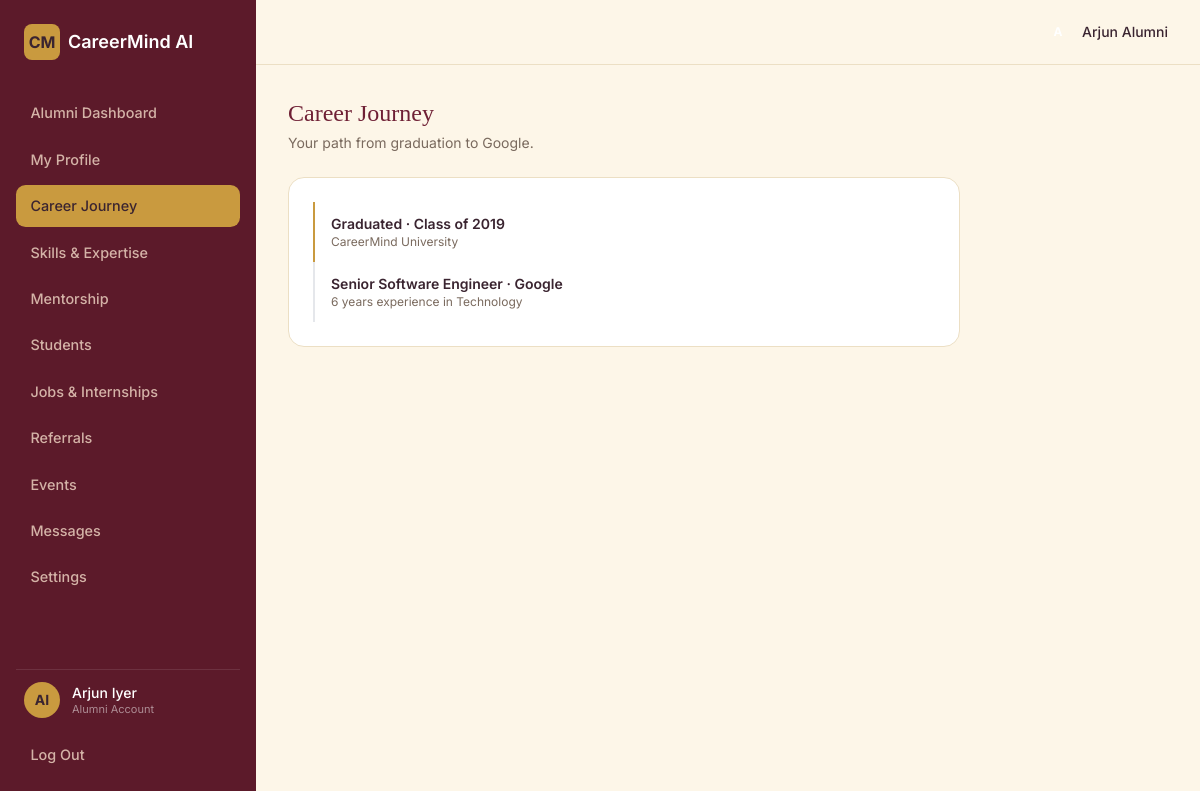
Page /alumni/career-journey/ (signed in) on the committed database.
### roles/models.py (models this page shows, shortened)
class AlumniDetail(models.Model):
    profile = models.OneToOneField(Profile, on_delete=models.CASCADE, related_name='alumni_detail')
    current_company = models.CharField(max_length=120, default='—')
    designation = models.CharField(max_length=120, default='—')
    graduation_year = models.PositiveIntegerField(default=2022)
    experience_years = models.PositiveIntegerField(default=1)
    industry = models.CharField(max_length=120, default='Technology')
    bio = models.TextField(blank=True, default='')
    willing_to_mentor = models.BooleanField(default=True)

### roles/views_alumni.py (the view)
@role_required('alumni')
def career_journey(request):
    profile, detail = _alumni_detail(request.user)
    context = dict(profile=profile, detail=detail, active='journey')
    return render(request, 'alumni/career_journey.html', context)

### roles/views_alumni.py (called while the page is built)
def _alumni_detail(user):
    profile, _ = Profile.objects.get_or_create(user=user)
    detail, _ = AlumniDetail.objects.get_or_create(profile=profile)
    return profile, detail

### templates/alumni/career_journey.html (shortened to what this page needs)
{% extends "alumni/base_alumni.html" %}
{% block content %}
<h1 class="font-serif-display text-2xl text-maroon mb-1">Career Journey</h1>
<p class="text-sm text-[#7a6a5e] mb-6">Your path from graduation to {{ detail.current_company }}.</p>
<div class="card p-6 max-w-2xl">
  <div class="flex items-center gap-4 border-l-2 border-gold pl-4 py-3">
    <div>
      <div class="font-semibold text-sm">Graduated · Class of {{ detail.graduation_year }}</div>
      <div class="text-xs text-[#7a6a5e]">CareerMind University</div>
    </div>
  </div>
  <div class="flex items-center gap-4 border-l-2 border-maroon-800 pl-4 py-3">
    <div>
      <div class="font-semibold text-sm">{{ detail.designation }} · {{ detail.current_company }}</div>
      <div class="text-xs text-[#7a6a5e]">{{ detail.experience_years }} years experience in {{ detail.industry }}</div>
    </div>
  </div>
</div>
{% endblock %}

### templates/partials/role_base.html (shortened to what this page needs)
{% load static %}
<!DOCTYPE html>
<html lang="en">
<head>
<script src="https://cdn.tailwindcss.com"></script>
<link rel="stylesheet" href="{% static 'css/style.css' %}">
</head>
<body class="min-h-screen flex">
<aside id="cmSidebar" class="cm-sidebar hidden md:flex w-64 bg-maroon-900 flex-col justify-between py-6 px-4 min-h-screen sticky top-0 shrink-0">
  <div>
    <div class="flex items-center gap-2 px-2 mb-8">
      <div class="w-9 h-9 rounded-lg bg-gold flex items-center justify-center text-maroon-900 font-bold">CM</div>
      <span class="text-white font-semibold text-lg">CareerMind AI</span>
    </div>
    <nav class="space-y-1">
      {% block nav_items %}{% endblock %}
    </nav>
  </div>
  <div>
    <div class="flex items-center gap-3 px-2 py-3 border-t border-white/10">
      <div class="w-9 h-9 rounded-full bg-gold flex items-center justify-center text-maroon-900 font-bold text-sm">
        {{ request.user.first_name|first|upper }}{{ request.user.last_name|first|upper }}
      </div>
      <div class="leading-tight">
        <div class="text-white text-sm font-medium">{{ request.user.first_name }} {{ request.user.last_name }}</div>
        <div class="text-[11px] text-white/50">{% block account_label %}Account{% endblock %}</div>
      </div>
    </div>
    <a href="{% url 'logout' %}" class="sidebar-link mt-1">Log Out</a>
  </div>
</aside>
<div class="flex-1 min-h-screen flex flex-col">
  <header class="bg-cream px-4 md:px-8 py-4 flex items-center justify-between border-b border-[#ecdfc4]">
    <div class="flex items-center gap-4 pl-6">
      <div class="flex items-center gap-2">
        <div class="w-8 h-8 rounded-full bg-maroon-800 text-white flex items-center justify-center text-xs font-bold">
        </div>
        <span class="text-sm font-medium">{{ request.user.first_name }} {% block topbar_role_label %}{% endblock %}</span>
      </div>
    </div>
  </header>
  <main class="flex-1 p-4 md:p-8 min-w-0">
    {% block content %}{% endblock %}
  </main>
</div>
</body>
</html>

### static/css/style.css (style rules this page uses)
:root { --maroon-900:#5c1a2a; --maroon-800:#6f2035; --maroon-700:#84293f; --maroon-600:#9c3049; --gold:#c99a3f; --gold-light:#e0be6f; --cream:#fdf6e8; --cream-2:#f6ecd8; --ink:#3a2430; }
body { font-family:'Inter',ui-sans-serif,system-ui,sans-serif; background:var(--cream); color:var(--ink); }
.font-serif-display { font-family:'Playfair Display', Georgia, serif; }
.bg-maroon-900 { background:var(--maroon-900); }
.text-maroon { color:var(--maroon-800); }
.bg-gold { background:var(--gold); }
.border-gold { border-color:var(--gold); }
.bg-cream { background:var(--cream); }
.card { background:#fff; border:1px solid #ecdfc4; border-radius:1rem; }
.sidebar-link { display:flex;align-items:center;gap:.65rem; padding:.65rem .9rem;border-radius:.6rem; color:#f3d9c7cc;font-size:.9rem;font-weight:500; transition:.15s; }

### rows in the picture
AlumniDetail: current_company "Google", graduation_year "2019", designation "Senior Software Engineer", experience_years "6", industry "Technology"

### other values in the picture
{{ request.user.first_name|first|upper }} "A"
{{ request.user.last_name|first|upper }} "I"
{{ request.user.first_name }} "Arjun"
{{ request.user.last_name }} "Iyer"
